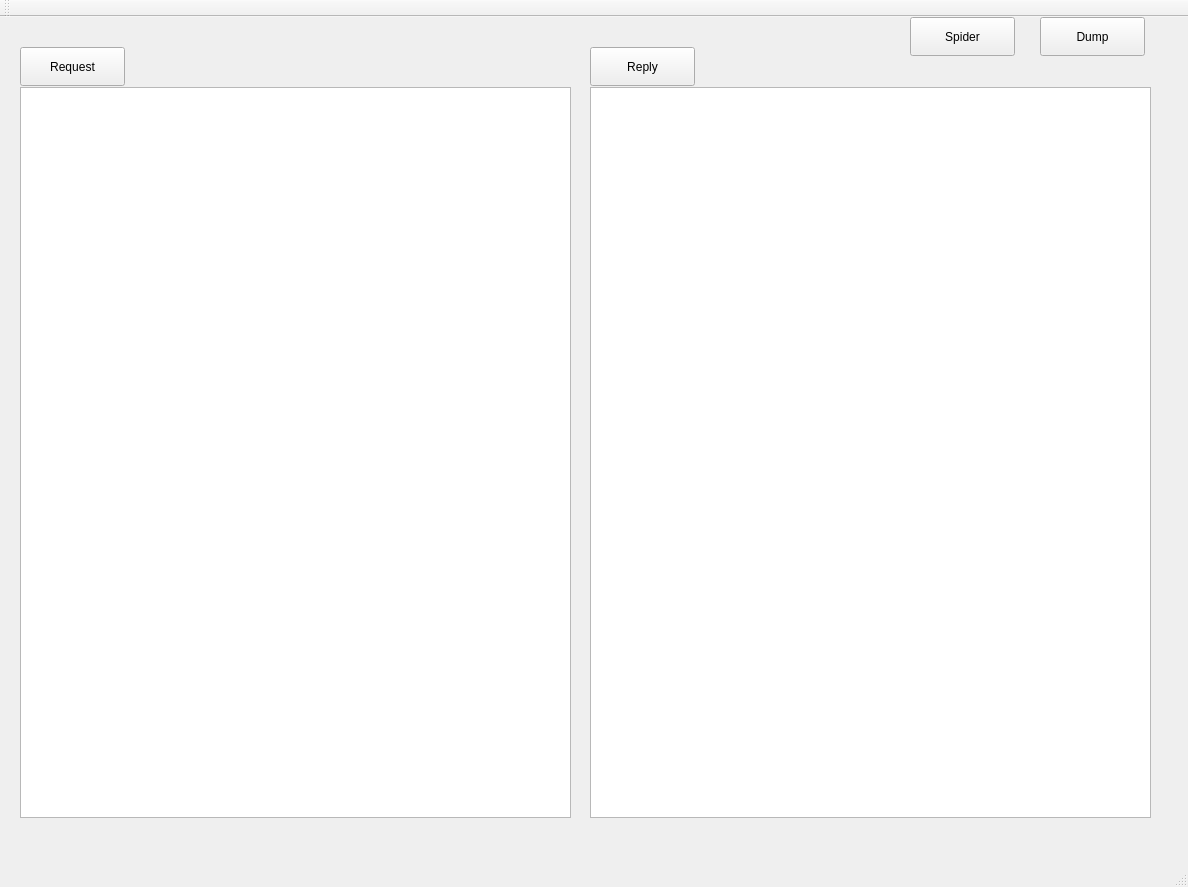
<?xml version="1.0" encoding="UTF-8"?>
<ui version="4.0">
 <class>AracneWindow</class>
 <widget class="QMainWindow" name="AracneWindow">
  <property name="geometry">
   <rect>
    <x>0</x>
    <y>0</y>
    <width>1188</width>
    <height>887</height>
   </rect>
  </property>
  <property name="windowTitle">
   <string>Aracne - PlzDontProxy</string>
  </property>
  <widget class="QWidget" name="centralWidget">
   <widget class="QPushButton" name="pushButton">
    <property name="geometry">
     <rect>
      <x>1040</x>
      <y>0</y>
      <width>105</width>
      <height>39</height>
     </rect>
    </property>
    <property name="text">
     <string>Dump</string>
    </property>
   </widget>
   <widget class="QPushButton" name="pushButton_2">
    <property name="geometry">
     <rect>
      <x>910</x>
      <y>0</y>
      <width>105</width>
      <height>39</height>
     </rect>
    </property>
    <property name="text">
     <string>Spider</string>
    </property>
   </widget>
   <widget class="QPlainTextEdit" name="plainTextEdit">
    <property name="geometry">
     <rect>
      <x>20</x>
      <y>70</y>
      <width>551</width>
      <height>731</height>
     </rect>
    </property>
   </widget>
   <widget class="QPlainTextEdit" name="plainTextEdit_2">
    <property name="geometry">
     <rect>
      <x>590</x>
      <y>70</y>
      <width>561</width>
      <height>731</height>
     </rect>
    </property>
   </widget>
   <widget class="QPushButton" name="pushButton_3">
    <property name="geometry">
     <rect>
      <x>20</x>
      <y>30</y>
      <width>105</width>
      <height>39</height>
     </rect>
    </property>
    <property name="text">
     <string>Request</string>
    </property>
   </widget>
   <widget class="QPushButton" name="pushButton_4">
    <property name="geometry">
     <rect>
      <x>590</x>
      <y>30</y>
      <width>105</width>
      <height>39</height>
     </rect>
    </property>
    <property name="text">
     <string>Reply</string>
    </property>
   </widget>
  </widget>
  <widget class="QMenuBar" name="menuBar">
   <property name="geometry">
    <rect>
     <x>0</x>
     <y>0</y>
     <width>1188</width>
     <height>35</height>
    </rect>
   </property>
  </widget>
  <widget class="QToolBar" name="mainToolBar">
   <attribute name="toolBarArea">
    <enum>TopToolBarArea</enum>
   </attribute>
   <attribute name="toolBarBreak">
    <bool>false</bool>
   </attribute>
  </widget>
  <widget class="QStatusBar" name="statusBar"/>
 </widget>
 <layoutdefault spacing="6" margin="11"/>
 <resources/>
 <connections/>
</ui>
